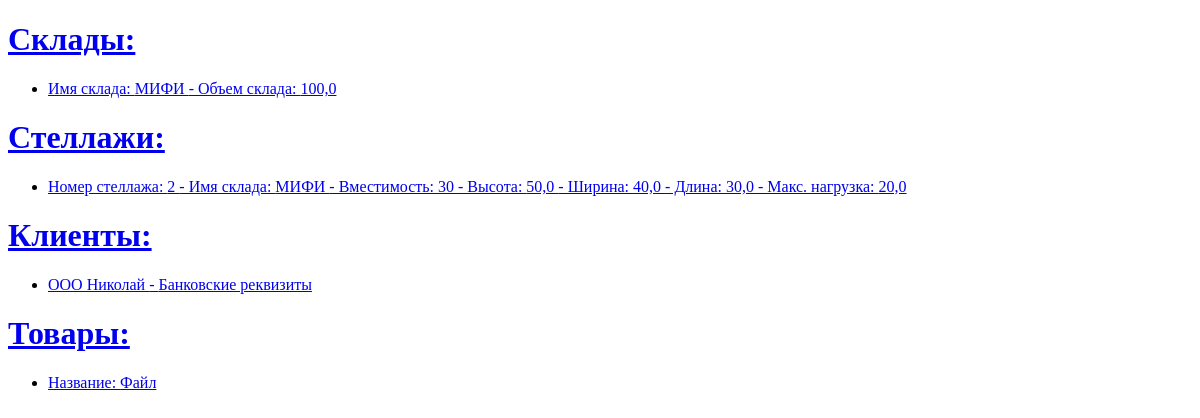
Before: / with the older database file.
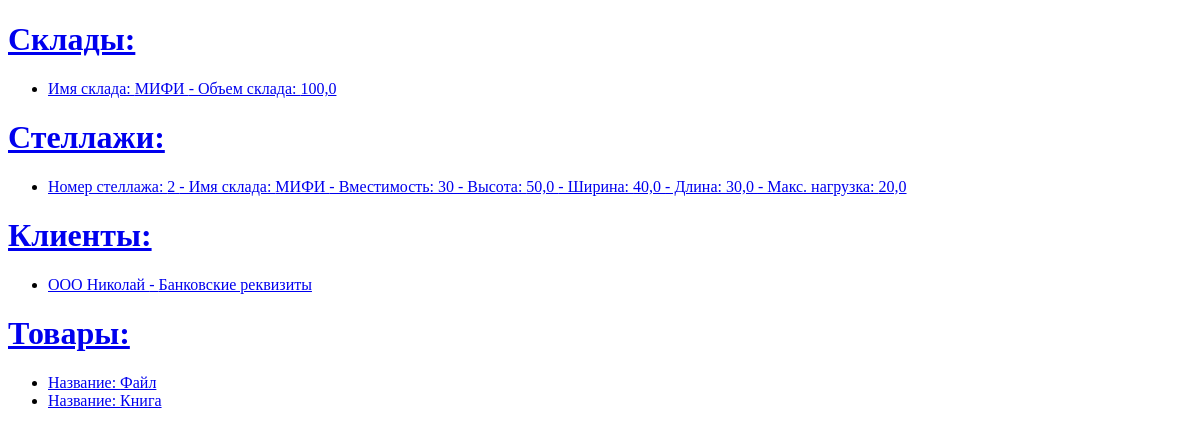
After: the same page with the newer database file.
### Warehouse/models.py (models this page shows, shortened)
class Room(models.Model):
    name = models.CharField(max_length=100, verbose_name='Название склада')
    volume = models.FloatField(verbose_name='Объем')
    class Meta:
        verbose_name_plural = 'Склады'
        verbose_name = 'Склад'
        ordering = ['name']

class Shelf(models.Model):
    number = models.PositiveIntegerField(verbose_name='Номер стеллажа')
    room = models.ForeignKey(Room, on_delete=models.CASCADE, verbose_name='Склад')
    storage_capacity = models.PositiveIntegerField(verbose_name='Вместимость')
    height = models.FloatField(verbose_name='Высота')
    width = models.FloatField(verbose_name='Ширина')
    length = models.FloatField(verbose_name='Длина')
    max_load = models.FloatField(verbose_name='Максимальная нагрузка')
    class Meta:
        verbose_name_plural = 'Стеллажи'
        verbose_name = 'Стеллаж'
        ordering = ['number']

class Client(models.Model):
    name = models.CharField(max_length=100, verbose_name='Название организации')
    bank_details = models.TextField(verbose_name='Банковские реквизиты')
    class Meta:
        verbose_name_plural = 'Клиенты'
        verbose_name = 'Клиент'
        ordering = ['name']

class Product(models.Model):
    name = models.CharField(max_length=100, verbose_name='Название товара')
    height = models.FloatField(verbose_name='Высота')
    width = models.FloatField(verbose_name='Ширина')
    length = models.FloatField(verbose_name='Длина')
    weight = models.FloatField(verbose_name='Вес')
    arrival_date = models.DateField(verbose_name='Дата поступления')
    contract_number = models.PositiveIntegerField(verbose_name='Номер договора')
    client = models.ForeignKey(Client, on_delete=models.CASCADE, verbose_name='Клиент')
    contract_end_date = models.DateField(verbose_name='Дата окончания договора')
    shelf = models.ForeignKey(Shelf, on_delete=models.CASCADE, verbose_name='Стеллаж')
    position = models.PositiveIntegerField(verbose_name='Позиция')
    class Meta:
        verbose_name_plural = 'Товары'
        verbose_name = 'Товар'
        ordering = ['height']

### Warehouse/views.py (the view)
# urls.py: path('', views.index, name='index'),
def index(request):
    rooms = Room.objects.all()
    shelves = Shelf.objects.all()
    clients = Client.objects.all()
    products = Product.objects.all()
    return render(request, 'index.html', {'rooms': rooms, 'shelves': shelves, 'clients': clients, 'products': products})

### templates/index.html (shortened to what this page needs)
<!DOCTYPE html>
<html lang="en">
<head>
 {% load static %}
</head>
<body>
<h1><a href="{% url 'room_list' %}">Склады:</a></h1>
<ul>
{% for room in rooms %}
    <li><a href="{% url 'room_detail' room.pk %}">Имя склада: {{ room.name }} - Объем склада: {{ room.volume }}</a></li>
{% endfor %}
</ul>
<h1><a href="{% url 'shelf_list' %}">Стеллажи:</a></h1>
<ul>
{% for shelf in shelves %}
    <li><a href="{% url 'shelf_detail' shelf.pk %}">Номер стеллажа: {{ shelf.number }} - Имя склада: {{ shelf.room.name }} - Вместимость: {{ shelf.storage_capacity }} - Высота: {{ shelf.height }} - Ширина: {{ shelf.width }} - Длина: {{ shelf.length }} - Макс. нагрузка: {{ shelf.max_load }} </a></li>
{% endfor %}
</ul>
<h1><a href="{% url 'client_list' %}">Клиенты:</a></h1>
<ul>
{% for client in clients %}
    <li><a href="{% url 'client_detail' client.pk %}">{{ client.name }} - {{ client.bank_details }}</a></li>
{% endfor %}
</ul>
<h1><a href="{% url 'product_list' %}">Товары:</a></h1>
<ul>
{% for product in products %}
    <li><a href="{% url 'product_detail' product.pk %}">Название: {{ product.name }}</a></li>
{% endfor %}
</ul>
</body>
</html>

Changed rows visible on the page:
added Product: name "Книга"
